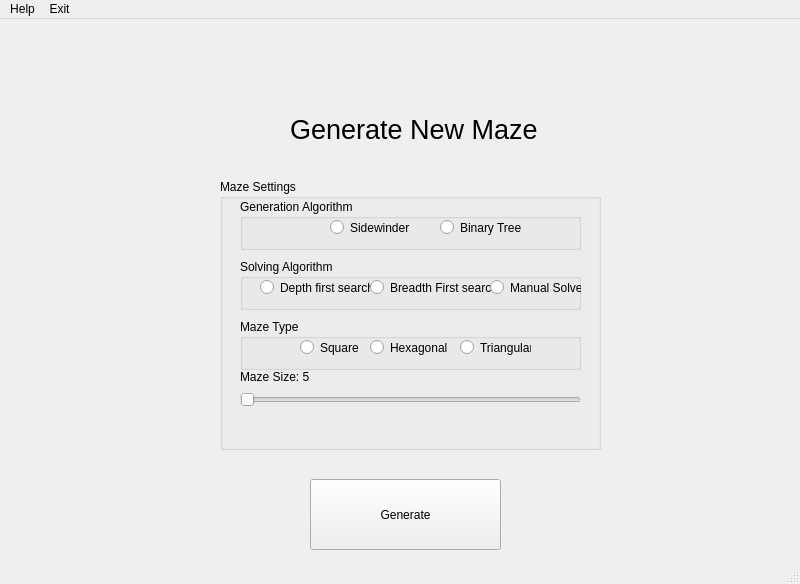
<?xml version="1.0" encoding="UTF-8"?>
<ui version="4.0">
 <class>GenerateMazeMenu</class>
 <widget class="QMainWindow" name="GenerateMazeMenu">
  <property name="geometry">
   <rect>
    <x>0</x>
    <y>0</y>
    <width>800</width>
    <height>584</height>
   </rect>
  </property>
  <property name="windowTitle">
   <string>MainWindow</string>
  </property>
  <widget class="QWidget" name="centralwidget">
   <widget class="QLabel" name="TitleGenerateMaze">
    <property name="geometry">
     <rect>
      <x>290</x>
      <y>50</y>
      <width>281</width>
      <height>121</height>
     </rect>
    </property>
    <property name="font">
     <font>
      <pointsize>20</pointsize>
     </font>
    </property>
    <property name="text">
     <string>Generate New Maze</string>
    </property>
   </widget>
   <widget class="QPushButton" name="pushButton">
    <property name="geometry">
     <rect>
      <x>310</x>
      <y>460</y>
      <width>191</width>
      <height>71</height>
     </rect>
    </property>
    <property name="text">
     <string>Generate</string>
    </property>
   </widget>
   <widget class="QGroupBox" name="MazeSettingsContainer">
    <property name="geometry">
     <rect>
      <x>220</x>
      <y>160</y>
      <width>381</width>
      <height>271</height>
     </rect>
    </property>
    <property name="title">
     <string>Maze Settings</string>
    </property>
    <widget class="QGroupBox" name="GenAlgorithmContainer">
     <property name="geometry">
      <rect>
       <x>20</x>
       <y>20</y>
       <width>341</width>
       <height>51</height>
      </rect>
     </property>
     <property name="title">
      <string>Generation Algorithm</string>
     </property>
     <widget class="QRadioButton" name="SidewinderRadioButton">
      <property name="geometry">
       <rect>
        <x>90</x>
        <y>20</y>
        <width>82</width>
        <height>17</height>
       </rect>
      </property>
      <property name="text">
       <string>Sidewinder</string>
      </property>
     </widget>
     <widget class="QRadioButton" name="BinaryTreeRadioButton">
      <property name="geometry">
       <rect>
        <x>200</x>
        <y>20</y>
        <width>82</width>
        <height>17</height>
       </rect>
      </property>
      <property name="text">
       <string>Binary Tree</string>
      </property>
     </widget>
    </widget>
    <widget class="QSlider" name="MazeSizeSlider">
     <property name="geometry">
      <rect>
       <x>20</x>
       <y>210</y>
       <width>341</width>
       <height>22</height>
      </rect>
     </property>
     <property name="toolTip">
      <string>Maze Size</string>
     </property>
     <property name="minimum">
      <number>5</number>
     </property>
     <property name="maximum">
      <number>100</number>
     </property>
     <property name="orientation">
      <enum>Qt::Horizontal</enum>
     </property>
    </widget>
    <widget class="QLabel" name="MazeSizeText">
     <property name="geometry">
      <rect>
       <x>20</x>
       <y>190</y>
       <width>71</width>
       <height>16</height>
      </rect>
     </property>
     <property name="text">
      <string>Maze Size: 5</string>
     </property>
    </widget>
    <widget class="QGroupBox" name="SolveAlgorithmContainer">
     <property name="geometry">
      <rect>
       <x>20</x>
       <y>80</y>
       <width>341</width>
       <height>51</height>
      </rect>
     </property>
     <property name="title">
      <string>Solving Algorithm</string>
     </property>
     <widget class="QRadioButton" name="DFSRadioButton">
      <property name="geometry">
       <rect>
        <x>20</x>
        <y>20</y>
        <width>111</width>
        <height>17</height>
       </rect>
      </property>
      <property name="text">
       <string>Depth first search</string>
      </property>
     </widget>
     <widget class="QRadioButton" name="BFSRadioButton">
      <property name="geometry">
       <rect>
        <x>130</x>
        <y>20</y>
        <width>121</width>
        <height>17</height>
       </rect>
      </property>
      <property name="text">
       <string>Breadth First search</string>
      </property>
     </widget>
     <widget class="QRadioButton" name="ManualRadioButton">
      <property name="geometry">
       <rect>
        <x>250</x>
        <y>20</y>
        <width>121</width>
        <height>17</height>
       </rect>
      </property>
      <property name="text">
       <string>Manual Solve</string>
      </property>
     </widget>
    </widget>
    <widget class="QGroupBox" name="MazeTypeContainer">
     <property name="geometry">
      <rect>
       <x>20</x>
       <y>140</y>
       <width>341</width>
       <height>51</height>
      </rect>
     </property>
     <property name="title">
      <string>Maze Type</string>
     </property>
     <widget class="QRadioButton" name="SquareRadioButton">
      <property name="geometry">
       <rect>
        <x>60</x>
        <y>20</y>
        <width>61</width>
        <height>17</height>
       </rect>
      </property>
      <property name="text">
       <string>Square</string>
      </property>
     </widget>
     <widget class="QRadioButton" name="HexagonalRadioButton">
      <property name="geometry">
       <rect>
        <x>130</x>
        <y>20</y>
        <width>81</width>
        <height>17</height>
       </rect>
      </property>
      <property name="text">
       <string>Hexagonal</string>
      </property>
     </widget>
     <widget class="QRadioButton" name="TriangularRadioButton">
      <property name="geometry">
       <rect>
        <x>220</x>
        <y>20</y>
        <width>71</width>
        <height>17</height>
       </rect>
      </property>
      <property name="text">
       <string>Triangular</string>
      </property>
     </widget>
    </widget>
   </widget>
  </widget>
  <widget class="QMenuBar" name="menubar">
   <property name="geometry">
    <rect>
     <x>0</x>
     <y>0</y>
     <width>800</width>
     <height>21</height>
    </rect>
   </property>
   <widget class="QMenu" name="menuHelp">
    <property name="title">
     <string>Help</string>
    </property>
   </widget>
   <widget class="QMenu" name="menuExit">
    <property name="title">
     <string>Exit</string>
    </property>
   </widget>
   <addaction name="menuHelp"/>
   <addaction name="menuExit"/>
  </widget>
  <widget class="QStatusBar" name="statusbar"/>
 </widget>
 <resources/>
 <connections/>
</ui>
